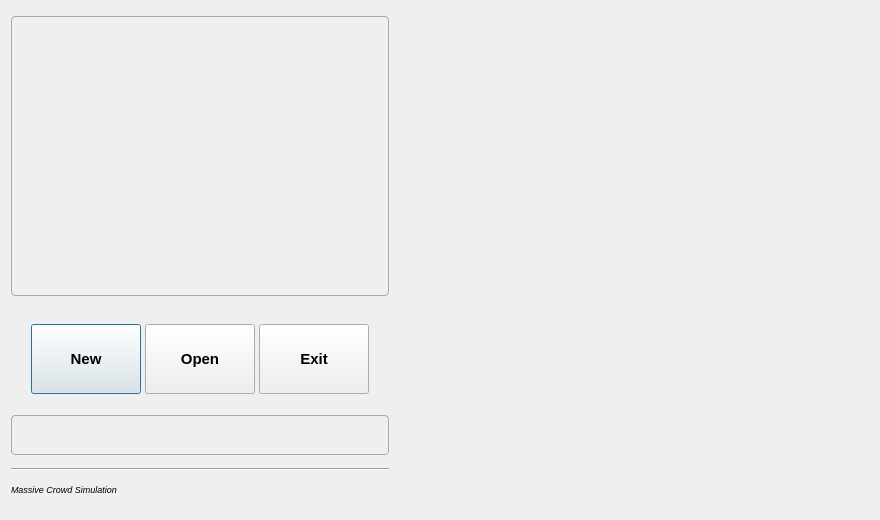
<?xml version="1.0" encoding="UTF-8"?>
<ui version="4.0">
 <class>StartDialog</class>
 <widget class="QDialog" name="StartDialog">
  <property name="geometry">
   <rect>
    <x>0</x>
    <y>0</y>
    <width>880</width>
    <height>520</height>
   </rect>
  </property>
  <property name="windowTitle">
   <string>Project Manager</string>
  </property>
  <layout class="QHBoxLayout" name="horizontalLayout" stretch="0,1">
   <property name="spacing">
    <number>8</number>
   </property>
   <property name="sizeConstraint">
    <enum>QLayout::SizeConstraint::SetDefaultConstraint</enum>
   </property>
   <item>
    <layout class="QVBoxLayout" name="verticalLayout_menu" stretch="0,0,1,0,0">
     <property name="leftMargin">
      <number>0</number>
     </property>
     <property name="topMargin">
      <number>0</number>
     </property>
     <item>
      <widget class="QLabel" name="label_logo_360x160">
       <property name="sizePolicy">
        <sizepolicy hsizetype="Preferred" vsizetype="Preferred">
         <horstretch>0</horstretch>
         <verstretch>0</verstretch>
        </sizepolicy>
       </property>
       <property name="maximumSize">
        <size>
         <width>420</width>
         <height>280</height>
        </size>
       </property>
       <property name="font">
        <font>
         <pointsize>10</pointsize>
         <bold>true</bold>
        </font>
       </property>
       <property name="styleSheet">
        <string notr="true">QFrame{
	border: 1px solid darkgray;
	border-radius: 4px;
}
</string>
       </property>
       <property name="frameShape">
        <enum>QFrame::Shape::StyledPanel</enum>
       </property>
       <property name="frameShadow">
        <enum>QFrame::Shadow::Sunken</enum>
       </property>
       <property name="lineWidth">
        <number>1</number>
       </property>
       <property name="text">
        <string/>
       </property>
       <property name="scaledContents">
        <bool>true</bool>
       </property>
       <property name="alignment">
        <set>Qt::AlignmentFlag::AlignCenter</set>
       </property>
       <property name="margin">
        <number>2</number>
       </property>
      </widget>
     </item>
     <item>
      <layout class="QHBoxLayout" name="horizontalLayout_button">
       <property name="spacing">
        <number>4</number>
       </property>
       <property name="sizeConstraint">
        <enum>QLayout::SizeConstraint::SetNoConstraint</enum>
       </property>
       <property name="leftMargin">
        <number>20</number>
       </property>
       <property name="topMargin">
        <number>15</number>
       </property>
       <property name="rightMargin">
        <number>20</number>
       </property>
       <property name="bottomMargin">
        <number>8</number>
       </property>
       <item>
        <widget class="QPushButton" name="pushButton_new">
         <property name="sizePolicy">
          <sizepolicy hsizetype="Fixed" vsizetype="Fixed">
           <horstretch>0</horstretch>
           <verstretch>0</verstretch>
          </sizepolicy>
         </property>
         <property name="minimumSize">
          <size>
           <width>110</width>
           <height>70</height>
          </size>
         </property>
         <property name="maximumSize">
          <size>
           <width>110</width>
           <height>70</height>
          </size>
         </property>
         <property name="font">
          <font>
           <pointsize>11</pointsize>
           <italic>false</italic>
           <bold>true</bold>
           <underline>false</underline>
           <kerning>false</kerning>
          </font>
         </property>
         <property name="styleSheet">
          <string notr="true">QPushButton::hover {
	border: 1px solid darkorange;
    border-radius: 4px;
    background: qlineargradient(x1: 0, y1: 0, x2: 1, y2: 1,
                                stop: 0 #FFE5B5, stop: 1 #FCBE4C);
}

QPushButton::pressed {
	border: 2px solid orange;
    border-radius: 5px;
    background: qlineargradient(x1: 0, y1: 0, x2: 1, y2: 1,
                                stop: 0 #FCBE4C, stop: 1 #DBB239);
}</string>
         </property>
         <property name="text">
          <string>New</string>
         </property>
         <property name="iconSize">
          <size>
           <width>36</width>
           <height>36</height>
          </size>
         </property>
        </widget>
       </item>
       <item>
        <widget class="QPushButton" name="pushButton_open">
         <property name="sizePolicy">
          <sizepolicy hsizetype="Fixed" vsizetype="Fixed">
           <horstretch>0</horstretch>
           <verstretch>0</verstretch>
          </sizepolicy>
         </property>
         <property name="minimumSize">
          <size>
           <width>110</width>
           <height>70</height>
          </size>
         </property>
         <property name="maximumSize">
          <size>
           <width>110</width>
           <height>70</height>
          </size>
         </property>
         <property name="font">
          <font>
           <pointsize>11</pointsize>
           <italic>false</italic>
           <bold>true</bold>
           <underline>false</underline>
           <kerning>false</kerning>
          </font>
         </property>
         <property name="styleSheet">
          <string notr="true">QPushButton::hover {
	border: 1px solid darkorange;
    border-radius: 4px;
    background: qlineargradient(x1: 0, y1: 0, x2: 1, y2: 1,
                                stop: 0 #FFE5B5, stop: 1 #FCBE4C);
}

QPushButton::pressed {
	border: 2px solid orange;
    border-radius: 5px;
    background: qlineargradient(x1: 0, y1: 0, x2: 1, y2: 1,
                                stop: 0 #FCBE4C, stop: 1 #DBB239);
}</string>
         </property>
         <property name="text">
          <string>Open</string>
         </property>
         <property name="iconSize">
          <size>
           <width>36</width>
           <height>36</height>
          </size>
         </property>
        </widget>
       </item>
       <item>
        <widget class="QPushButton" name="pushButton_exit">
         <property name="sizePolicy">
          <sizepolicy hsizetype="Fixed" vsizetype="Fixed">
           <horstretch>0</horstretch>
           <verstretch>0</verstretch>
          </sizepolicy>
         </property>
         <property name="minimumSize">
          <size>
           <width>110</width>
           <height>70</height>
          </size>
         </property>
         <property name="maximumSize">
          <size>
           <width>110</width>
           <height>70</height>
          </size>
         </property>
         <property name="font">
          <font>
           <pointsize>11</pointsize>
           <italic>false</italic>
           <bold>true</bold>
           <underline>false</underline>
           <kerning>false</kerning>
          </font>
         </property>
         <property name="styleSheet">
          <string notr="true">QPushButton::hover {
	border: 1px solid darkorange;
    border-radius: 4px;
    background: qlineargradient(x1: 0, y1: 0, x2: 1, y2: 1,
                                stop: 0 #FFE5B5, stop: 1 #FCBE4C);
}

QPushButton::pressed {
	border: 2px solid orange;
    border-radius: 5px;
    background: qlineargradient(x1: 0, y1: 0, x2: 1, y2: 1,
                                stop: 0 #FCBE4C, stop: 1 #DBB239);
}</string>
         </property>
         <property name="text">
          <string>Exit</string>
         </property>
         <property name="iconSize">
          <size>
           <width>36</width>
           <height>36</height>
          </size>
         </property>
        </widget>
       </item>
      </layout>
     </item>
     <item>
      <widget class="QLabel" name="label_notice">
       <property name="minimumSize">
        <size>
         <width>0</width>
         <height>40</height>
        </size>
       </property>
       <property name="maximumSize">
        <size>
         <width>16777215</width>
         <height>40</height>
        </size>
       </property>
       <property name="font">
        <font>
         <pointsize>10</pointsize>
         <bold>false</bold>
        </font>
       </property>
       <property name="styleSheet">
        <string notr="true">QFrame{
	border: 1px solid darkgray;
	border-radius: 4px;
}
</string>
       </property>
       <property name="frameShape">
        <enum>QFrame::Shape::StyledPanel</enum>
       </property>
       <property name="frameShadow">
        <enum>QFrame::Shadow::Sunken</enum>
       </property>
       <property name="text">
        <string/>
       </property>
      </widget>
     </item>
     <item>
      <widget class="Line" name="line">
       <property name="font">
        <font>
         <pointsize>10</pointsize>
         <bold>false</bold>
        </font>
       </property>
       <property name="frameShadow">
        <enum>QFrame::Shadow::Sunken</enum>
       </property>
       <property name="lineWidth">
        <number>1</number>
       </property>
       <property name="orientation">
        <enum>Qt::Orientation::Horizontal</enum>
       </property>
      </widget>
     </item>
     <item>
      <widget class="QLabel" name="label_name">
       <property name="maximumSize">
        <size>
         <width>16777215</width>
         <height>20</height>
        </size>
       </property>
       <property name="font">
        <font>
         <pointsize>7</pointsize>
         <italic>true</italic>
         <bold>false</bold>
        </font>
       </property>
       <property name="styleSheet">
        <string notr="true"/>
       </property>
       <property name="text">
        <string>Massive Crowd Simulation</string>
       </property>
       <property name="alignment">
        <set>Qt::AlignmentFlag::AlignLeading|Qt::AlignmentFlag::AlignLeft|Qt::AlignmentFlag::AlignTop</set>
       </property>
      </widget>
     </item>
    </layout>
   </item>
   <item>
    <layout class="QVBoxLayout" name="verticalLayout_recent_list"/>
   </item>
  </layout>
 </widget>
 <resources/>
 <connections/>
</ui>
